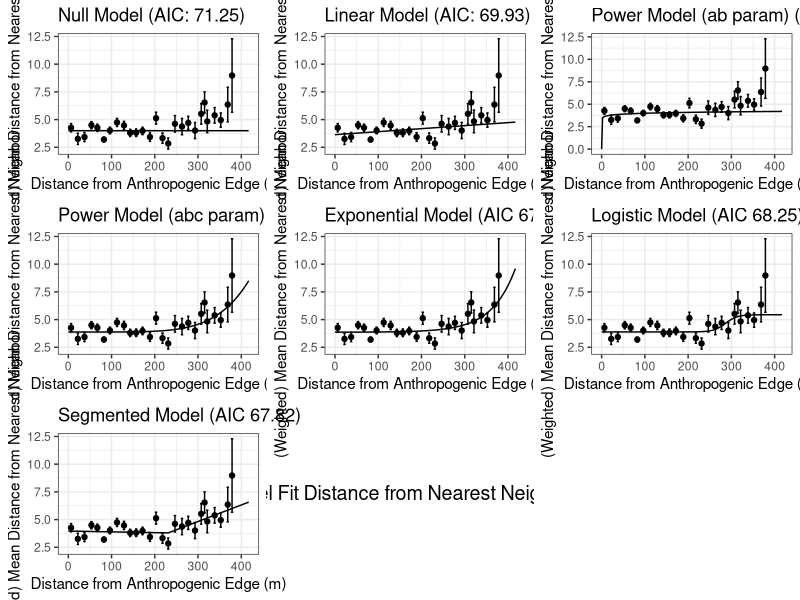

This figure's R source:
# 9/20/25
# Kurt Riggin
# Fitting models to binned data
library(ggplot2)
library(ggpubr)
library(segmented)
library(strucchange)


anthBinData <- read.csv("anthBinData.csv")

# create prediction dataframe

predData <- data.frame(
  wtAvgAnthDist = seq(min(anthBinData$wtAvgAnthDist, na.rm = T),
                      max(anthBinData$wtAvgAnthDist, na.rm = T),
                      length.out = 200)
)


# Distance from NN
# null
null <- lm(data = anthBinData, formula = wtAvgDistNN ~ 1, weights = 1/((wtSeDistNN)^2))
AIC(null) # 71.2517
predData$null <- predict(null, newdata = predData)

nullplot <- ggplot(anthBinData, aes(x = wtAvgAnthDist, y = wtAvgDistNN)) +
  geom_point() + 
  geom_errorbar(aes(ymin = wtAvgDistNN - wtSeDistNN, ymax = wtAvgDistNN + wtSeDistNN)) +
  labs(x = "Distance from Anthropogenic Edge (m)", 
       y = "(Weighted) Mean Distance from Nearest Neighbor", 
       title = "Null Model (AIC: 71.25)") +
  theme_bw() +
  geom_line(data = predData, aes(y = null))

# linear
linear <- lm(data = anthBinData, formula = wtAvgDistNN ~ wtAvgAnthDist, weights = 1/((wtSeDistNN)^2))
AIC(linear) # 69.93471
predData$linear <- predict(linear, newdata = predData)

linearplot <-ggplot(anthBinData, aes(x = wtAvgAnthDist, y = wtAvgDistNN)) +
  geom_point() + 
  geom_errorbar(aes(ymin = wtAvgDistNN - wtSeDistNN, ymax = wtAvgDistNN + wtSeDistNN)) +
  labs(x = "Distance from Anthropogenic Edge (m)", 
       y = "(Weighted) Mean Distance from Nearest Neighbor", 
       title = "Linear Model (AIC: 69.93)") +
  theme_bw() +
  geom_line(data = predData, aes(y = linear))



# find starting values for a and b
# power (ab parameters)
lmStart <- lm(log(wtAvgDistNN) ~ log(wtAvgAnthDist), data = anthBinData, weights = 1/((wtSeDistNN)^2))
bStart <- coef(lmStart)[2]
aStart <- exp(coef(lmStart)[1])

powerab <- nls(wtAvgDistNN ~ a * wtAvgAnthDist^b, data = anthBinData, start = list(a = aStart, b = bStart), weights = 1/((wtSeDistNN)^2))
AIC(powerab) # 72.44315
predData$powerab <- predict(powerab, newdata = predData)
coef(powerab)



powerabplot <-ggplot(anthBinData, aes(x = wtAvgAnthDist, y = wtAvgDistNN)) +
  geom_point() + 
  geom_errorbar(aes(ymin = wtAvgDistNN - wtSeDistNN, ymax = wtAvgDistNN + wtSeDistNN)) +
  labs(x = "Distance from Anthropogenic Edge (m)", 
       y = "(Weighted) Mean Distance from Nearest Neighbor", 
       title = "Power Model (ab param) (AIC 72.44)") +
  theme_bw() +
  geom_line(data = predData, aes(y = powerab))


# power (abc parameters)
# guessed a,b,c by visual inspection and graphing on Desmos
powerabc <- nls(wtAvgDistNN ~ a * ((wtAvgAnthDist/400)^b) + c, data = anthBinData, start = list(a = 3, b = 5, c = 3.75), weights = 1/((wtSeDistNN)^2))
AIC(powerabc) # 67.33387
predData$powerabc <- predict(powerabc, newdata = predData)

powerabcplot <-ggplot(anthBinData, aes(x = wtAvgAnthDist, y = wtAvgDistNN)) +
  geom_point() + 
  geom_errorbar(aes(ymin = wtAvgDistNN - wtSeDistNN, ymax = wtAvgDistNN + wtSeDistNN)) +
  labs(x = "Distance from Anthropogenic Edge (m)", 
       y = "(Weighted) Mean Distance from Nearest Neighbor", 
       title = "Power Model (abc param) (AIC 67.34)") +
  theme_bw() +
  geom_line(data = predData, aes(y = powerabc))

coef(powerabc)





# exponential
exponential <- nls(wtAvgDistNN ~ a * exp((wtAvgAnthDist/400)*b) + c, data = anthBinData, start = list(a = 0.5, b = 1, c = 3), weights = 1/((wtSeDistNN)^2))
AIC(exponential) # 67.52176
predData$exponential <- predict(exponential, newdata = predData)

exponentialplot <-ggplot(anthBinData, aes(x = wtAvgAnthDist, y = wtAvgDistNN)) +
  geom_point() + 
  geom_errorbar(aes(ymin = wtAvgDistNN - wtSeDistNN, ymax = wtAvgDistNN + wtSeDistNN)) +
  labs(x = "Distance from Anthropogenic Edge (m)", 
       y = "(Weighted) Mean Distance from Nearest Neighbor", 
       title = "Exponential Model (AIC 67.52)") +
  theme_bw() +
  geom_line(data = predData, aes(y = exponential))

coef(exponential)




# 3 parameter logistic
# is there a better way than visual inspection?
logistic <- nls(wtAvgDistNN ~ a/(1+(b * exp(-c*(wtAvgAnthDist-300)/100))) + d, data = anthBinData, start = list(a = 7, b = 10, c = 4, d = 3), weights = 1/((wtSeDistNN)^2))
AIC(logistic) # 68.2534
predData$logistic <- predict(logistic, newdata = predData)

logisticplot <-ggplot(anthBinData, aes(x = wtAvgAnthDist, y = wtAvgDistNN)) +
  geom_point() + 
  geom_errorbar(aes(ymin = wtAvgDistNN - wtSeDistNN, ymax = wtAvgDistNN + wtSeDistNN)) +
  labs(x = "Distance from Anthropogenic Edge (m)", 
       y = "(Weighted) Mean Distance from Nearest Neighbor", 
       title = "Logistic Model (AIC 68.25)") +
  theme_bw() +
  geom_line(data = predData, aes(y = logistic))

coef(logistic)






# segmented
# weights carry over
segmented <- segmented(linear, seg.Z = ~ wtAvgAnthDist, psi = 250)
AIC(segmented) # 67.81512
predData$segmented <- predict(segmented, newdata = predData)

segmentedplot <-ggplot(anthBinData, aes(x = wtAvgAnthDist, y = wtAvgDistNN)) +
  geom_point() + 
  geom_errorbar(aes(ymin = wtAvgDistNN - wtSeDistNN, ymax = wtAvgDistNN + wtSeDistNN)) +
  labs(x = "Distance from Anthropogenic Edge (m)", 
       y = "(Weighted) Mean Distance from Nearest Neighbor", 
       title = "Segmented Model (AIC 67.82)") +
  theme_bw() +
  geom_line(data = predData, aes(y = segmented))





plottitle <- ggplot() +
  theme_void() +
  annotate("text",
           x = 0, y = 0,
           label = "Model Fit Distance from Nearest Neighbor", 
           hjust = 0.5, vjust = 0, size = 5)




allPlots <- ggarrange(nullplot, linearplot, powerabplot, powerabcplot, exponentialplot, logisticplot, segmentedplot, plottitle, ncol = 3, nrow = 3)

allPlots

ggexport(allPlots, filename = "distNNplots.pdf", height = 15, width = 15)
